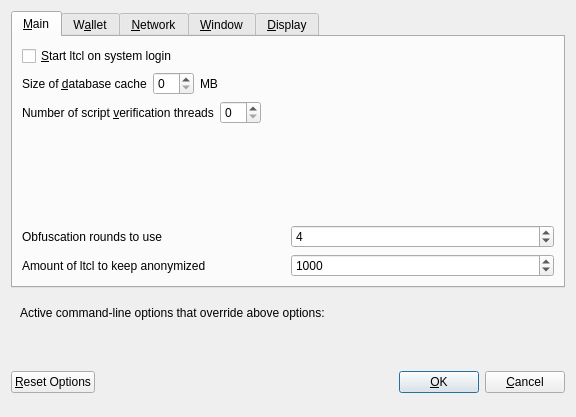
<?xml version="1.0" encoding="UTF-8"?>
<ui version="4.0">
 <class>OptionsDialog</class>
 <widget class="QDialog" name="OptionsDialog">
  <property name="geometry">
   <rect>
    <x>0</x>
    <y>0</y>
    <width>576</width>
    <height>417</height>
   </rect>
  </property>
  <property name="windowTitle">
   <string>Options</string>
  </property>
  <property name="modal">
   <bool>true</bool>
  </property>
  <layout class="QVBoxLayout" name="verticalLayout">
   <item>
    <widget class="QTabWidget" name="tabWidget">
     <property name="currentIndex">
      <number>0</number>
     </property>
     <widget class="QWidget" name="tabMain">
      <attribute name="title">
       <string>&amp;Main</string>
      </attribute>
      <layout class="QVBoxLayout" name="verticalLayout_Main">
       <item>
        <widget class="QCheckBox" name="bitcoinAtStartup">
         <property name="toolTip">
          <string>Automatically start ltcl after logging in to the system.</string>
         </property>
         <property name="text">
          <string>&amp;Start ltcl on system login</string>
         </property>
        </widget>
       </item>
       <item>
        <layout class="QHBoxLayout" name="horizontalLayout_2_Main">
         <item>
          <widget class="QLabel" name="databaseCacheLabel">
           <property name="text">
            <string>Size of &amp;database cache</string>
           </property>
           <property name="textFormat">
            <enum>Qt::PlainText</enum>
           </property>
           <property name="buddy">
            <cstring>databaseCache</cstring>
           </property>
          </widget>
         </item>
         <item>
          <widget class="QSpinBox" name="databaseCache"/>
         </item>
         <item>
          <widget class="QLabel" name="databaseCacheUnitLabel">
           <property name="text">
            <string>MB</string>
           </property>
           <property name="textFormat">
            <enum>Qt::PlainText</enum>
           </property>
          </widget>
         </item>
         <item>
          <spacer name="horizontalSpacer_2_Main">
           <property name="orientation">
            <enum>Qt::Horizontal</enum>
           </property>
           <property name="sizeHint" stdset="0">
            <size>
             <width>40</width>
             <height>20</height>
            </size>
           </property>
          </spacer>
         </item>
        </layout>
       </item>
       <item>
        <layout class="QHBoxLayout" name="horizontalLayout_3_Main">
         <item>
          <widget class="QLabel" name="threadsScriptVerifLabel">
           <property name="text">
            <string>Number of script &amp;verification threads</string>
           </property>
           <property name="textFormat">
            <enum>Qt::PlainText</enum>
           </property>
           <property name="buddy">
            <cstring>threadsScriptVerif</cstring>
           </property>
          </widget>
         </item>
         <item>
          <widget class="QSpinBox" name="threadsScriptVerif">
           <property name="toolTip">
            <string>(0 = auto, &lt;0 = leave that many cores free)</string>
           </property>
          </widget>
         </item>
         <item>
          <spacer name="horizontalSpacer_3_Main">
           <property name="orientation">
            <enum>Qt::Horizontal</enum>
           </property>
           <property name="sizeHint" stdset="0">
            <size>
             <width>40</width>
             <height>20</height>
            </size>
           </property>
          </spacer>
         </item>
        </layout>
       </item>
       <item>
        <spacer name="verticalSpacer_Main">
         <property name="orientation">
          <enum>Qt::Vertical</enum>
         </property>
         <property name="sizeHint" stdset="0">
          <size>
           <width>20</width>
           <height>40</height>
          </size>
         </property>
        </spacer>
       </item>
       <item>
        <layout class="QHBoxLayout" name="horizontalLayout_4_Main">
         <item>
          <widget class="QLabel" name="label">
           <property name="toolTip">
            <string>This setting determines the amount of individual masternodes that an input will be anonymized through.&lt;br/&gt;More rounds of anonymization gives a higher degree of privacy, but also costs more in fees.</string>
           </property>
           <property name="text">
            <string>Obfuscation rounds to use</string>
           </property>
          </widget>
         </item>
         <item>
          <widget class="QSpinBox" name="obfuscationRounds">
           <property name="minimum">
            <number>2</number>
           </property>
           <property name="maximum">
            <number>8</number>
           </property>
           <property name="value">
            <number>4</number>
           </property>
          </widget>
         </item>
        </layout>
       </item>
       <item>
        <layout class="QHBoxLayout" name="horizontalLayout">
         <item>
          <widget class="QLabel" name="label_2">
           <property name="toolTip">
            <string>This amount acts as a threshold to turn off Obfuscation once it's reached.</string>
           </property>
           <property name="statusTip">
            <string notr="true"/>
           </property>
           <property name="whatsThis">
            <string notr="true"/>
           </property>
           <property name="accessibleName">
            <string notr="true"/>
           </property>
           <property name="accessibleDescription">
            <string notr="true"/>
           </property>
           <property name="text">
            <string>Amount of ltcl to keep anonymized</string>
           </property>
          </widget>
         </item>
         <item>
          <widget class="QSpinBox" name="anonymizeltcl">
           <property name="minimum">
            <number>100</number>
           </property>
           <property name="maximum">
            <number>100000</number>
           </property>
           <property name="singleStep">
            <number>100</number>
           </property>
           <property name="value">
            <number>1000</number>
           </property>
          </widget>
         </item>
        </layout>
       </item>
      </layout>
     </widget>
     <widget class="QWidget" name="tabWallet">
      <attribute name="title">
       <string>W&amp;allet</string>
      </attribute>
      <layout class="QVBoxLayout" name="verticalLayout_Wallet">
       <item>
        <widget class="QGroupBox" name="groupBox">
         <property name="title">
          <string>Expert</string>
         </property>
         <layout class="QVBoxLayout" name="verticalLayout_2">
          <item>
           <widget class="QCheckBox" name="coinControlFeatures">
            <property name="toolTip">
             <string>Whether to show coin control features or not.</string>
            </property>
            <property name="text">
             <string>Enable coin &amp;control features</string>
            </property>
           </widget>
          </item>
          <item>
           <widget class="QCheckBox" name="showMasternodesTab">
            <property name="toolTip">
             <string>Show additional tab listing all your masternodes in first sub-tab&lt;br/&gt;and all masternodes on the network in second sub-tab.</string>
            </property>
            <property name="text">
             <string>Show Masternodes Tab</string>
            </property>
           </widget>
          </item>
          <item>
           <widget class="QCheckBox" name="spendZeroConfChange">
            <property name="toolTip">
             <string>If you disable the spending of unconfirmed change, the change from a transaction&lt;br/&gt;cannot be used until that transaction has at least one confirmation.&lt;br/&gt;This also affects how your balance is computed.</string>
            </property>
            <property name="text">
             <string>&amp;Spend unconfirmed change</string>
            </property>
           </widget>
          </item>
         </layout>
        </widget>
       </item>
       <item>
        <spacer name="verticalSpacer_Wallet">
         <property name="orientation">
          <enum>Qt::Vertical</enum>
         </property>
         <property name="sizeHint" stdset="0">
          <size>
           <width>20</width>
           <height>40</height>
          </size>
         </property>
        </spacer>
       </item>
      </layout>
     </widget>
     <widget class="QWidget" name="tabNetwork">
      <attribute name="title">
       <string>&amp;Network</string>
      </attribute>
      <layout class="QVBoxLayout" name="verticalLayout_Network">
       <item>
        <widget class="QCheckBox" name="mapPortUpnp">
         <property name="toolTip">
          <string>Automatically open the ltcl client port on the router. This only works when your router supports UPnP and it is enabled.</string>
         </property>
         <property name="text">
          <string>Map port using &amp;UPnP</string>
         </property>
        </widget>
       </item>
       <item>
        <widget class="QCheckBox" name="allowIncoming">
         <property name="toolTip">
          <string>Accept connections from outside</string>
         </property>
         <property name="text">
          <string>Allow incoming connections</string>
         </property>
        </widget>
       </item>
       <item>
        <widget class="QCheckBox" name="connectSocks">
         <property name="toolTip">
          <string>Connect to the ltcl network through a SOCKS5 proxy.</string>
         </property>
         <property name="text">
          <string>&amp;Connect through SOCKS5 proxy (default proxy):</string>
         </property>
        </widget>
       </item>
       <item>
        <layout class="QHBoxLayout" name="horizontalLayout_1_Network">
         <item>
          <widget class="QLabel" name="proxyIpLabel">
           <property name="text">
            <string>Proxy &amp;IP:</string>
           </property>
           <property name="textFormat">
            <enum>Qt::PlainText</enum>
           </property>
           <property name="buddy">
            <cstring>proxyIp</cstring>
           </property>
          </widget>
         </item>
         <item>
          <widget class="QValidatedLineEdit" name="proxyIp">
           <property name="minimumSize">
            <size>
             <width>140</width>
             <height>0</height>
            </size>
           </property>
           <property name="maximumSize">
            <size>
             <width>140</width>
             <height>16777215</height>
            </size>
           </property>
           <property name="toolTip">
            <string>IP address of the proxy (e.g. IPv4: 127.0.0.1 / IPv6: ::1)</string>
           </property>
          </widget>
         </item>
         <item>
          <widget class="QLabel" name="proxyPortLabel">
           <property name="text">
            <string>&amp;Port:</string>
           </property>
           <property name="textFormat">
            <enum>Qt::PlainText</enum>
           </property>
           <property name="buddy">
            <cstring>proxyPort</cstring>
           </property>
          </widget>
         </item>
         <item>
          <widget class="QLineEdit" name="proxyPort">
           <property name="minimumSize">
            <size>
             <width>55</width>
             <height>0</height>
            </size>
           </property>
           <property name="maximumSize">
            <size>
             <width>55</width>
             <height>16777215</height>
            </size>
           </property>
           <property name="toolTip">
            <string>Port of the proxy (e.g. 9050)</string>
           </property>
          </widget>
         </item>
         <item>
          <spacer name="horizontalSpacer_1_Network">
           <property name="orientation">
            <enum>Qt::Horizontal</enum>
           </property>
           <property name="sizeHint" stdset="0">
            <size>
             <width>40</width>
             <height>20</height>
            </size>
           </property>
          </spacer>
         </item>
        </layout>
       </item>
       <item>
        <spacer name="verticalSpacer_Network">
         <property name="orientation">
          <enum>Qt::Vertical</enum>
         </property>
         <property name="sizeHint" stdset="0">
          <size>
           <width>20</width>
           <height>40</height>
          </size>
         </property>
        </spacer>
       </item>
      </layout>
     </widget>
     <widget class="QWidget" name="tabWindow">
      <attribute name="title">
       <string>&amp;Window</string>
      </attribute>
      <layout class="QVBoxLayout" name="verticalLayout_Window">
       <item>
        <widget class="QCheckBox" name="minimizeToTray">
         <property name="toolTip">
          <string>Show only a tray icon after minimizing the window.</string>
         </property>
         <property name="text">
          <string>&amp;Minimize to the tray instead of the taskbar</string>
         </property>
        </widget>
       </item>
       <item>
        <widget class="QCheckBox" name="minimizeOnClose">
         <property name="toolTip">
          <string>Minimize instead of exit the application when the window is closed. When this option is enabled, the application will be closed only after selecting Quit in the menu.</string>
         </property>
         <property name="text">
          <string>M&amp;inimize on close</string>
         </property>
        </widget>
       </item>
       <item>
        <spacer name="verticalSpacer_Window">
         <property name="orientation">
          <enum>Qt::Vertical</enum>
         </property>
         <property name="sizeHint" stdset="0">
          <size>
           <width>20</width>
           <height>40</height>
          </size>
         </property>
        </spacer>
       </item>
      </layout>
     </widget>
     <widget class="QWidget" name="tabDisplay">
      <attribute name="title">
       <string>&amp;Display</string>
      </attribute>
      <layout class="QVBoxLayout" name="verticalLayout_Display">
       <item>
        <layout class="QHBoxLayout" name="horizontalLayout_1_Display">
         <item>
          <widget class="QLabel" name="langLabel">
           <property name="text">
            <string>User Interface &amp;language:</string>
           </property>
           <property name="textFormat">
            <enum>Qt::PlainText</enum>
           </property>
           <property name="buddy">
            <cstring>lang</cstring>
           </property>
          </widget>
         </item>
         <item>
          <widget class="QValueComboBox" name="lang">
           <property name="toolTip">
            <string>The user interface language can be set here. This setting will take effect after restarting ltcl.</string>
           </property>
          </widget>
         </item>
        </layout>
       </item>
       <item>
        <widget class="QLabel" name="label_3">
         <property name="toolTip">
          <string notr="true"/>
         </property>
         <property name="statusTip">
          <string notr="true"/>
         </property>
         <property name="whatsThis">
          <string notr="true"/>
         </property>
         <property name="accessibleName">
          <string notr="true"/>
         </property>
         <property name="text">
          <string>Language missing or translation incomplete? Help contributing translations here:
https://www.transifex.com/ltcl-project/ltcl-project-translations</string>
         </property>
         <property name="wordWrap">
          <bool>true</bool>
         </property>
         <property name="openExternalLinks">
          <bool>true</bool>
         </property>
         <property name="textInteractionFlags">
          <set>Qt::TextBrowserInteraction</set>
         </property>
        </widget>
       </item>
       <item>
        <layout class="QHBoxLayout" name="horizontalLayout_4_Display" stretch="0,0">
         <item>
          <widget class="QLabel" name="themeLabel">
           <property name="text">
            <string>User Interface Theme:</string>
           </property>
          </widget>
         </item>
         <item>
          <widget class="QValueComboBox" name="theme"/>
         </item>
        </layout>
       </item>
       <item>
        <widget class="Line" name="line">
         <property name="orientation">
          <enum>Qt::Horizontal</enum>
         </property>
        </widget>
       </item>
       <item>
        <layout class="QHBoxLayout" name="horizontalLayout_2_Display">
         <item>
          <widget class="QLabel" name="unitLabel">
           <property name="text">
            <string>&amp;Unit to show amounts in:</string>
           </property>
           <property name="textFormat">
            <enum>Qt::PlainText</enum>
           </property>
           <property name="buddy">
            <cstring>unit</cstring>
           </property>
          </widget>
         </item>
         <item>
          <widget class="QValueComboBox" name="unit">
           <property name="toolTip">
            <string>Choose the default subdivision unit to show in the interface and when sending coins.</string>
           </property>
          </widget>
         </item>
        </layout>
       </item>
       <item>
        <layout class="QHBoxLayout" name="horizontalLayout_5_Display">
         <item>
          <widget class="QLabel" name="digitsLabel">
           <property name="text">
            <string>Decimal digits</string>
           </property>
          </widget>
         </item>
         <item>
          <widget class="QValueComboBox" name="digits"/>
         </item>
        </layout>
       </item>
       <item>
        <layout class="QHBoxLayout" name="horizontalLayout_3_Display">
         <item>
          <widget class="QLabel" name="thirdPartyTxUrlsLabel">
           <property name="toolTip">
            <string>Third party URLs (e.g. a block explorer) that appear in the transactions tab as context menu items. %s in the URL is replaced by transaction hash. Multiple URLs are separated by vertical bar |.</string>
           </property>
           <property name="text">
            <string>Third party transaction URLs</string>
           </property>
           <property name="buddy">
            <cstring>thirdPartyTxUrls</cstring>
           </property>
          </widget>
         </item>
         <item>
          <widget class="QLineEdit" name="thirdPartyTxUrls">
           <property name="toolTip">
            <string>Third party URLs (e.g. a block explorer) that appear in the transactions tab as context menu items. %s in the URL is replaced by transaction hash. Multiple URLs are separated by vertical bar |.</string>
           </property>
          </widget>
         </item>
        </layout>
       </item>
       <item>
        <spacer name="verticalSpacer">
         <property name="orientation">
          <enum>Qt::Vertical</enum>
         </property>
         <property name="sizeHint" stdset="0">
          <size>
           <width>20</width>
           <height>40</height>
          </size>
         </property>
        </spacer>
       </item>
      </layout>
     </widget>
    </widget>
   </item>
   <item>
    <widget class="QFrame" name="frame">
     <layout class="QVBoxLayout" name="verticalLayout_Bottom">
      <item>
       <layout class="QHBoxLayout" name="horizontalLayout_Bottom">
        <item>
         <widget class="QLabel" name="overriddenByCommandLineInfoLabel">
          <property name="text">
           <string>Active command-line options that override above options:</string>
          </property>
          <property name="textFormat">
           <enum>Qt::PlainText</enum>
          </property>
         </widget>
        </item>
        <item>
         <spacer name="horizontalSpacer_Bottom">
          <property name="orientation">
           <enum>Qt::Horizontal</enum>
          </property>
          <property name="sizeHint" stdset="0">
           <size>
            <width>40</width>
            <height>20</height>
           </size>
          </property>
         </spacer>
        </item>
       </layout>
      </item>
      <item>
       <widget class="QLabel" name="overriddenByCommandLineLabel">
        <property name="text">
         <string/>
        </property>
        <property name="textFormat">
         <enum>Qt::PlainText</enum>
        </property>
        <property name="wordWrap">
         <bool>true</bool>
        </property>
       </widget>
      </item>
     </layout>
    </widget>
   </item>
   <item>
    <layout class="QHBoxLayout" name="horizontalLayout_Buttons">
     <item>
      <widget class="QPushButton" name="resetButton">
       <property name="toolTip">
        <string>Reset all client options to default.</string>
       </property>
       <property name="text">
        <string>&amp;Reset Options</string>
       </property>
       <property name="autoDefault">
        <bool>false</bool>
       </property>
      </widget>
     </item>
     <item>
      <spacer name="horizontalSpacer_1">
       <property name="orientation">
        <enum>Qt::Horizontal</enum>
       </property>
       <property name="sizeHint" stdset="0">
        <size>
         <width>40</width>
         <height>48</height>
        </size>
       </property>
      </spacer>
     </item>
     <item>
      <widget class="QLabel" name="statusLabel">
       <property name="minimumSize">
        <size>
         <width>200</width>
         <height>0</height>
        </size>
       </property>
       <property name="font">
        <font>
         <weight>75</weight>
         <bold>true</bold>
        </font>
       </property>
       <property name="text">
        <string/>
       </property>
       <property name="textFormat">
        <enum>Qt::PlainText</enum>
       </property>
       <property name="wordWrap">
        <bool>true</bool>
       </property>
      </widget>
     </item>
     <item>
      <spacer name="horizontalSpacer_2">
       <property name="orientation">
        <enum>Qt::Horizontal</enum>
       </property>
       <property name="sizeHint" stdset="0">
        <size>
         <width>40</width>
         <height>48</height>
        </size>
       </property>
      </spacer>
     </item>
     <item>
      <widget class="QPushButton" name="okButton">
       <property name="text">
        <string>&amp;OK</string>
       </property>
       <property name="autoDefault">
        <bool>false</bool>
       </property>
       <property name="default">
        <bool>true</bool>
       </property>
      </widget>
     </item>
     <item>
      <widget class="QPushButton" name="cancelButton">
       <property name="text">
        <string>&amp;Cancel</string>
       </property>
       <property name="autoDefault">
        <bool>false</bool>
       </property>
      </widget>
     </item>
    </layout>
   </item>
  </layout>
 </widget>
 <customwidgets>
  <customwidget>
   <class>QValidatedLineEdit</class>
   <extends>QLineEdit</extends>
   <header>qvalidatedlineedit.h</header>
  </customwidget>
  <customwidget>
   <class>QValueComboBox</class>
   <extends>QComboBox</extends>
   <header>qvaluecombobox.h</header>
  </customwidget>
 </customwidgets>
 <resources/>
 <connections/>
</ui>
